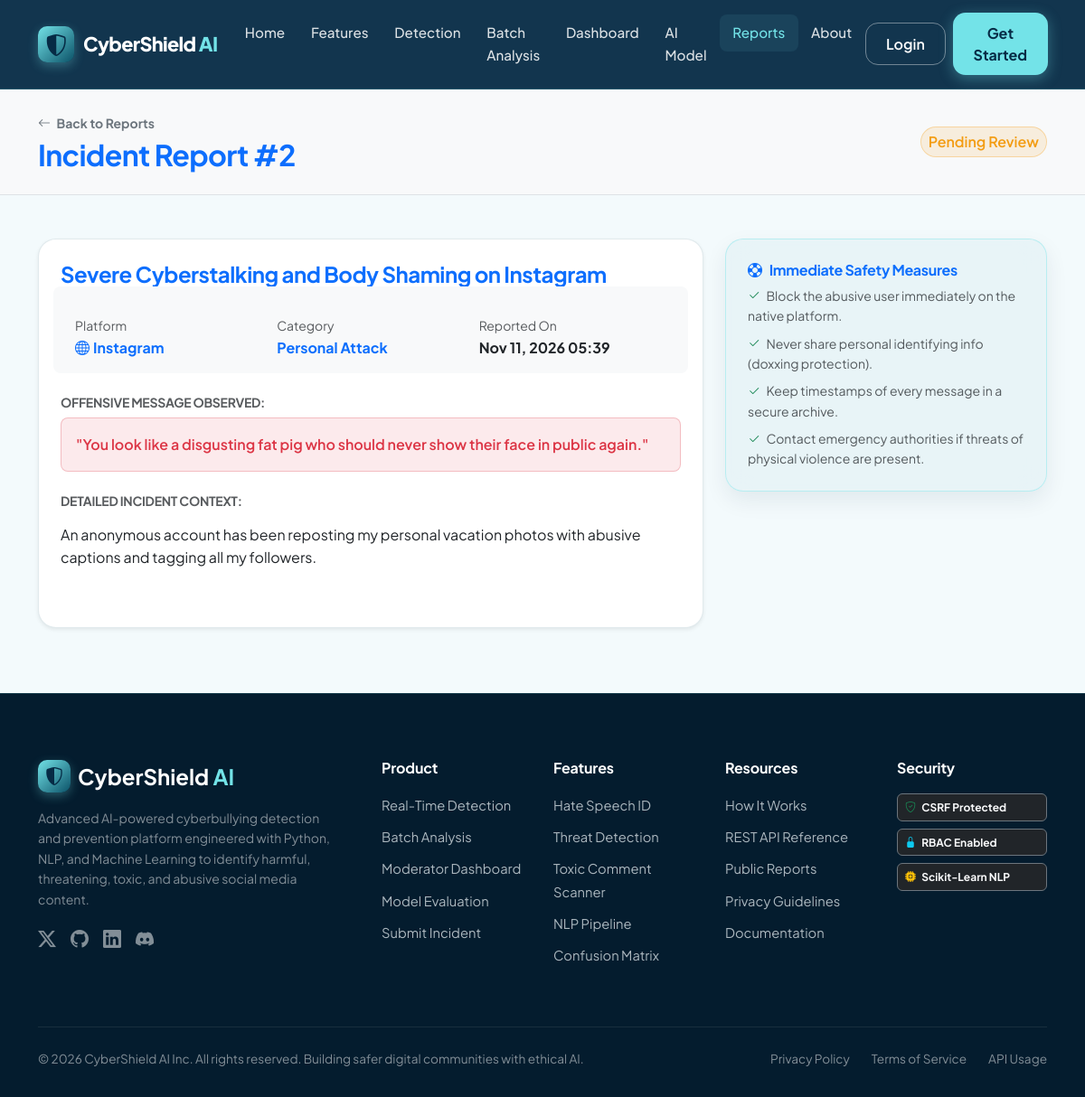
Screenshot of /reports/2/ with the database file from the repository.
### reports/models.py (models this page shows, shortened)
class CyberbullyingReport(models.Model):
    PLATFORM_CHOICES = (
        ('Twitter / X', 'Twitter / X'),
        ('Instagram', 'Instagram'),
        ('Facebook', 'Facebook'),
        ('TikTok', 'TikTok'),
        ('Discord', 'Discord'),
        ('Reddit', 'Reddit'),
        ('WhatsApp / Telegram', 'WhatsApp / Telegram'),
        ('YouTube', 'YouTube'),
        ('Other', 'Other Platform'),
    )
    CATEGORY_CHOICES = (
        ('Harassment', 'Harassment'),
        ('Hate Speech', 'Hate Speech'),
        ('Threatening Language', 'Threatening Language'),
        ('Personal Attack', 'Personal Attack'),
        ('Sexual Harassment', 'Sexual Harassment'),
        ('Toxic / Abusive Language', 'Toxic / Abusive Language'),
        ('Cyberstalking', 'Cyberstalking'),
        ('Other Harm', 'Other Harm'),
    )
    STATUS_CHOICES = (
        ('Pending', 'Pending Review'),
        ('Under Review', 'Under Investigation'),
        ('Resolved', 'Resolved & Action Taken'),
        ('Dismissed', 'Dismissed (Insufficient Evidence)'),
    )
    user = models.ForeignKey(User, on_delete=models.SET_NULL, null=True, blank=True, related_name='reports')
    title = models.CharField(max_length=255)
    offensive_message = models.TextField(help_text="The offensive or harmful text observed")
    platform = models.CharField(max_length=50, choices=PLATFORM_CHOICES, default='Other')
    incident_url = models.URLField(blank=True, help_text="Link to public post or profile (optional)")
    description = models.TextField(help_text="Detailed context or circumstances of the incident")
    category = models.CharField(max_length=50, choices=CATEGORY_CHOICES, default='Harassment')
    evidence_file = models.FileField(upload_to='evidence/', blank=True, null=True, help_text="Screenshots or documentation")
    status = models.CharField(max_length=30, choices=STATUS_CHOICES, default='Pending')
    admin_notes = models.TextField(blank=True, help_text="Internal notes added by moderator/admin")
    created_at = models.DateTimeField(auto_now_add=True)
    updated_at = models.DateTimeField(auto_now=True)
    class Meta:
        ordering = ['-created_at']
        verbose_name = 'Cyberbullying Report'
        verbose_name_plural = 'Cyberbullying Reports'
    @property
    def status_badge_class(self):
        mapping = {
            'Pending': 'badge-warning',
            'Under Review': 'badge-info',
            'Resolved': 'badge-safe',
            'Dismissed': 'badge-muted'
        }
        return mapping.get(self.status, 'badge-warning')

### reports/views.py (the view, shortened to what this page needs)
# urls.py: path('<int:pk>/', views.report_detail_view, name='report_detail'),
def report_detail_view(request, pk):
    report = get_object_or_404(CyberbullyingReport, pk=pk)
    is_staff = request.user.is_authenticated and (
        request.user.is_staff or
        (hasattr(request.user, 'profile') and request.user.profile.is_moderator_or_admin)
    )
    update_form = None
    context = {
        'report': report,
        'is_staff': is_staff,
        'update_form': update_form,
    }
    return render(request, 'report_detail.html', context)

### ml_engine/evaluate.py (called while the page is built, shortened)
def get_model_metrics() -> dict:
    metrics_path = MODELS_DIR / 'model_metrics.json'
    if metrics_path.exists():
        try:
            with open(metrics_path, 'r', encoding='utf-8') as f:
                return json.load(f)
        except Exception as e:
            print(f"Error loading model_metrics.json: {e}")

### templates/report_detail.html (shortened to what this page needs)
{% extends 'base.html' %}
{% block content %}
<div class="py-4 bg-light border-bottom">
    <div class="container">
        <div class="d-flex flex-wrap justify-content-between align-items-center gap-3">
            <div>
                <a href="{% url 'reports' %}" class="text-secondary small fw-bold">
                    <i class="bi bi-arrow-left me-1"></i> Back to Reports
                </a>
                <h2 class="fw-bold text-primary mb-0 mt-1">Incident Report #{{ report.id }}</h2>
            </div>
            <div>
                <span class="badge {{ report.status_badge_class }} fs-6 p-2">
                    {{ report.get_status_display }}
                </span>
            </div>
        </div>
    </div>
</div>
<div class="container py-5">
    <div class="row g-4">
        <div class="col-lg-8">
            <div class="card card-white shadow-sm p-4 mb-4">
                <h4 class="fw-bold text-primary mb-3">{{ report.title }}</h4>
                <div class="row g-3 mb-4 p-3 bg-light rounded-3">
                    <div class="col-sm-4">
                        <span class="text-muted small d-block">Platform</span>
                        <strong class="text-primary"><i class="bi bi-globe me-1"></i>{{ report.platform }}</strong>
                    </div>
                    <div class="col-sm-4">
                        <span class="text-muted small d-block">Category</span>
                        <strong class="text-primary">{{ report.category }}</strong>
                    </div>
                    <div class="col-sm-4">
                        <span class="text-muted small d-block">Reported On</span>
                        <strong>{{ report.created_at|date:"M d, Y H:i" }}</strong>
                    </div>
                </div>
                <div class="mb-4">
                    <h6 class="text-muted text-uppercase small fw-bold">Offensive Message Observed:</h6>
                    <div class="p-3 bg-danger bg-opacity-10 border border-danger border-opacity-25 rounded-3 text-danger fw-semibold">
                        "{{ report.offensive_message }}"
                    </div>
                </div>
                <div class="mb-4">
                    <h6 class="text-muted text-uppercase small fw-bold">Detailed Incident Context:</h6>
                    <p class="text-dark">{{ report.description|linebreaks }}</p>
                </div>
            </div>
        </div>
        <div class="col-lg-4">
            <div class="card card-glass p-4">
                <h6 class="fw-bold text-primary mb-2">
                    <i class="bi bi-life-preserver me-2"></i>Immediate Safety Measures
                </h6>
                <ul class="list-unstyled small text-muted mb-0">
                    <li class="mb-2"><i class="bi bi-check2 text-success me-1"></i> Block the abusive user immediately on the native platform.</li>
                    <li class="mb-2"><i class="bi bi-check2 text-success me-1"></i> Never share personal identifying info (doxxing protection).</li>
                    <li class="mb-2"><i class="bi bi-check2 text-success me-1"></i> Keep timestamps of every message in a secure archive.</li>
                    <li><i class="bi bi-check2 text-success me-1"></i> Contact emergency authorities if threats of physical violence are present.</li>
                </ul>
            </div>
        </div>
    </div>
</div>
{% endblock %}

### static/css/style.css (style rules this page uses)
:root { --primary: #062B45; --primary-light: #0d3d5f; --secondary: #0B5268; --secondary-light: #126884; --accent: #73E3E8; --accent-hover: #5cd0d6; --accent-soft: rgba(115, 227, 232, 0.15); --bg: #F3FAFC; --card-bg: #E5F3F6; --card-glass: rgba(229, 243, 246, 0.85); --text-main: #102D42; --text-muted: #4b6b82; --border-light: rgba(11, 82, 104, 0.12); --border-accent: rgba(115, 227, 232, 0.4); --danger: #E74C3C; --danger-bg: rgba(231, 76, 60, 0.1); --warning: #F39C12; --warning-bg: rgba(243, 156, 18, 0.12); --success: #20A67A; --success-bg: rgba(32, 166, 122, 0.12); --shadow-sm: 0 4px 12px rgba(6, 43, 69, 0.05); --shadow-md: 0 10px 25px rgba(6, 43, 69, 0.08); --shadow-lg: 0 18px 40px rgba(6, 43, 69, 0.12); --shadow-glow: 0 0 25px rgba(115, 227, 232, 0.35); --radius-sm: 8px; --radius-md: 14px; --radius-lg: 20px; --radius-xl: 28px; --transition: all 0.3s cubic-bezier(0.25, 0.8, 0.25, 1); }
body { font-family: 'Plus Jakarta Sans', 'Inter', -apple-system, BlinkMacSystemFont, "Segoe UI", Roboto, sans-serif; background-color: var(--bg); color: var(--text-main); min-height: 100vh; display: flex; flex-direction: column; overflow-x: hidden; line-height: 1.6; }
h1, h2, h3, h4, h5, h6 { color: var(--primary); font-weight: 700; letter-spacing: -0.02em; }
a { color: var(--secondary); text-decoration: none; transition: var(--transition); }
.card-glass { background: var(--card-glass); backdrop-filter: blur(16px); -webkit-backdrop-filter: blur(16px); border: 1px solid var(--border-accent); border-radius: var(--radius-lg); box-shadow: var(--shadow-md); transition: var(--transition); }
.card-white { background: #ffffff; border: 1px solid var(--border-light); border-radius: var(--radius-lg); box-shadow: var(--shadow-sm); transition: var(--transition); }
.badge-warning { background-color: var(--warning-bg) !important; color: var(--warning) !important; border: 1px solid rgba(243, 156, 18, 0.3); font-weight: 600; border-radius: 50px; padding: 0.35rem 0.75rem; }

### rows the page displays
CyberbullyingReport: id "2", status "Pending Review", title "Severe Cyberstalking and Body Shaming on Instagram", platform "Instagram", category "Personal Attack", created_at "Nov 11, 2026 05:39", offensive_message "You look like a disgusting fat pig who should never show their face in public again.", description "An anonymous account has been reposting my personal vacation photos with abusive captions and tagging all my followers."
